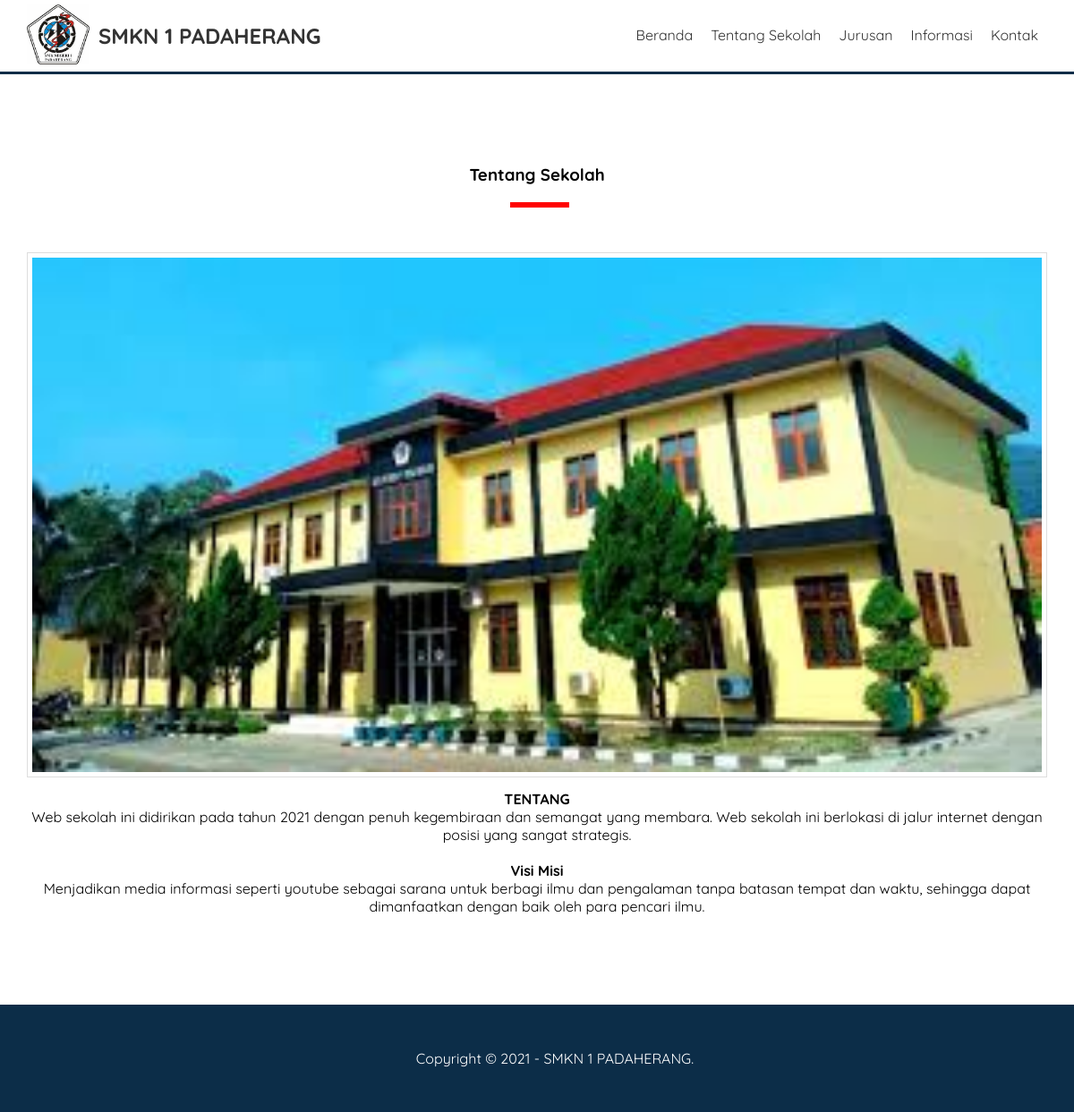
/tentang-sekolah.php, run on the app's committed database.
### tables this page shows
CREATE TABLE `pengaturan` (
  `id` int NOT NULL,
  `nama` varchar(50) NOT NULL,
  `email` varchar(50) NOT NULL,
  `telepon` varchar(20) NOT NULL,
  `alamat` text NOT NULL,
  `logo` varchar(50) NOT NULL,
  `favicon` varchar(50) NOT NULL,
  `tentang_sekolah` text NOT NULL,
  `foto_sekolah` varchar(50) NOT NULL,
  `google_maps` text NOT NULL,
  `nama_kepsek` varchar(50) NOT NULL,
  `foto_kepsek` varchar(50) NOT NULL,
  `sambutan_kepsek` text NOT NULL,
  `created_at` timestamp NOT NULL DEFAULT CURRENT_TIMESTAMP,
  `updated_at` datetime DEFAULT NULL
);

### tentang-sekolah.php (the view)
<?php include 'header.php'; ?>
<div class="section">
	<div class="container">
		<h3 class="text-center">Tentang Sekolah</h3>
		<img src="uploads/identitas/<?= $d->foto_sekolah ?>" width="100%" class="image">
		<?= $d->tentang_sekolah ?>
	</div>
</div>
<?php include 'footer.php'; ?>

### header.php (shortened to what this page needs)
<?php
	include 'koneksi.php';
	$identitas = mysqli_query($conn, "SELECT * FROM pengaturan ORDER BY id DESC LIMIT 1");
	$d = mysqli_fetch_object($identitas);
?>
<!DOCTYPE html>
<html>
<head>
	<link rel="stylesheet" type="text/css" href="assets/css/style.css">
</head>
<body>
	<div class="header">
		<div class="container">
			<div class="header-logo">
				<img src="uploads/identitas/<?= $d->logo ?>" width="70">
				<h2><a href="index.php"><?= $d->nama ?></a></h2>
			</div>
			<ul class="header-menu">
				<li><a href="index.php">Beranda</a></li>
				<li><a href="tentang-sekolah.php">Tentang Sekolah</a></li>
				<li><a href="jurusan.php">Jurusan</a></li>
				<li><a href="informasi.php">Informasi</a></li>
				<li><a href="kontak.php">Kontak</a></li>
			</ul>
		</div>
	</div>

### footer.php (shortened to what this page needs)
	<footer>
		<div class="container text-center">
			Copyright &copy; 2021 - <?= $d->nama ?>.
		</div>
	</footer>
</body>
</html>

### assets/css/style.css (style rules this page uses)
* { margin:0; padding:0; font-family: 'Quicksand', sans-serif; box-sizing: border-box; }
a { text-decoration: none; }
.container { width: 1140px; margin:0 auto; }
.container::after { content: ""; display: block; clear: both; }
.text-center { text-align: center !important; }
.image { border:1px solid #ddd; padding:5px; }
.header { border-bottom:3px solid #0C2D48; }
.header a { color: #333; }
.header-logo { float: left; line-height: 70px; padding:5px 0; }
.header-logo img { float: left; margin-right: 10px; }
.header-logo h2 { float: left; }
.header-menu { float: right; }
.header-menu li { float: left; list-style: none; padding:29px 10px; }
.section { padding:100px 0; }
.section h3 { padding-bottom: 25px; margin-bottom: 50px; position: relative; }
.section h3::after { content: ""; display: block; width:60px; border:3px solid red; position: absolute; bottom: 0; left: calc(50% - 30px); }
.section img { margin-bottom: 10px; }
footer { padding:50px; background-color: #0C2D48; color: #fff; }

### data on the page
pengaturan: logo (picture), nama "SMKN 1 PADAHERANG", foto_sekolah (picture), tentang_sekolah "TENTANG Web sekolah ini didirikan pada tahun 2021 dengan penuh kegembiraan dan semangat yang membara. Web sekolah ini berlokasi di jalur internet dengan posisi yang sangat strategis. Visi Misi Menjadikan media informasi seperti youtube sebagai sarana untuk berbagi ilmu dan pengalaman tanpa batasan tempat dan waktu, sehingga dapat dimanfaatkan dengan baik oleh para pencari ilmu."
